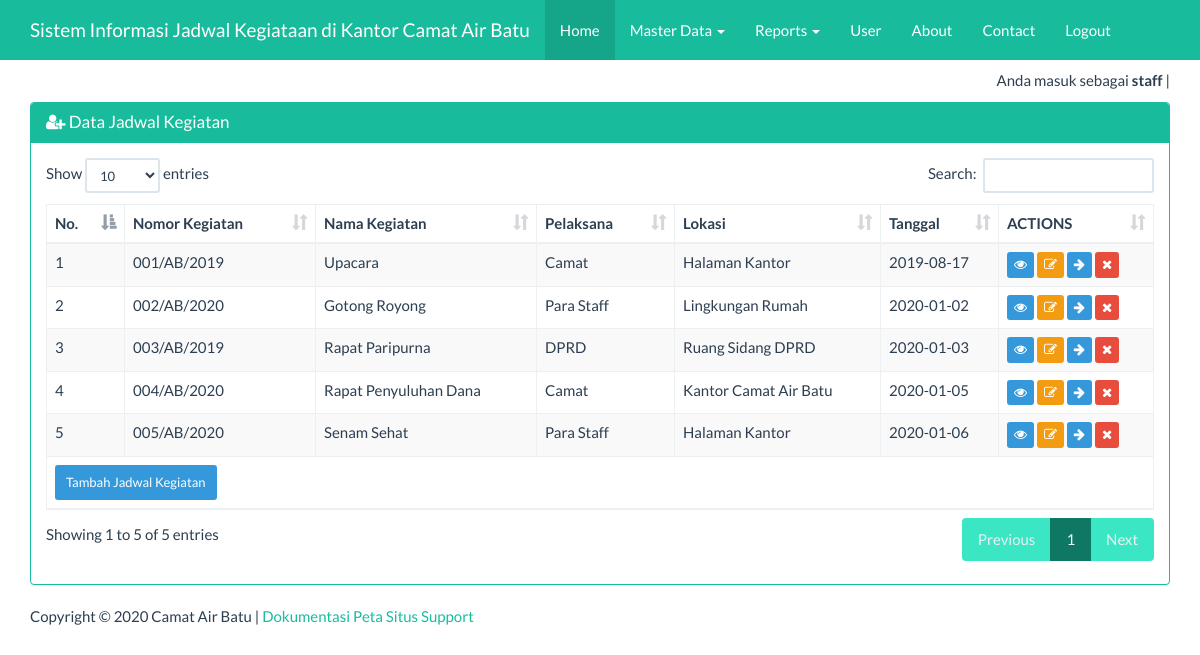
The page /index_admin.php?page=kegiatan&actions=tampil (signed in) on the database its author committed.
### tables this page shows
CREATE TABLE IF NOT EXISTS `kegiatan` (
  `id` int(11) NOT NULL AUTO_INCREMENT,
  `no_kegiatan` varchar(20) DEFAULT NULL,
  `nama_kegiatan` varchar(50) DEFAULT NULL,
  `pelaksana` varchar(50) DEFAULT NULL,
  `lokasi` varchar(50) DEFAULT NULL,
  `ket` varchar(50) DEFAULT NULL,
  `tanggal` date NOT NULL,
  PRIMARY KEY (`id`)
);

### views/kegiatan_tampil.php (the view, shortened to what this page needs)
<div class="container">
    <div class="row">
        <div class="col-xs-12">
            <div class="panel panel-success">
                <div class="panel-heading">
                    <h3 class="panel-title"><span class="fa fa-user-plus"></span> Data Jadwal Kegiatan</h3>
                </div>
                <div class="panel-body">
                    <table id="dtskripsi" class="table table-bordered table-striped table-hover">
                        <thead>
                            <tr>
                                <th>No.</th><th>Nomor Kegiatan</th><th>Nama Kegiatan</th><th>Pelaksana</th><th>Lokasi</th><th>Tanggal</th><th>ACTIONS</th>
                            </tr>
                        </thead>
                        <tbody>
                            <?php
                            $sql = "SELECT * FROM kegiatan";
                            $query = mysqli_query($koneksi, $sql) or die("SQL Anda Salah");
                            $nomor = 0;
                            while ($data = mysqli_fetch_array($query)) {
                                $nomor++;
                                ?>
                                <tr>
                                    <td><?= $nomor ?></td>
                                    <td><?= $data['no_kegiatan'] ?></td>
                                    <td><?= $data['nama_kegiatan'] ?></td>
                                    <td><?= $data['pelaksana'] ?></td>
                                    <td><?= $data['lokasi'] ?></td>
                                    <td><?= $data['tanggal'] ?></td>
                                    <td>
                                        <a href="?page=kegiatan&actions=detail&id=<?= $data['id'] ?>" class="btn btn-info btn-xs">
                                            <span class="fa fa-eye"></span>
                                        </a>
                                        <a href="?page=kegiatan&actions=edit&id=<?= $data['id'] ?>" class="btn btn-warning btn-xs">
                                            <span class="fa fa-edit"></span>
                                        </a>
                                        <a href="?page=kegiatan&actions=tambah&noke=<?= $data['no_kegiatan'] ?>" class="btn btn-info btn-xs">
                                            <span class="fa fa-arrow-right"></span>
                                        </a>
                                        <a href="?page=kegiatan&actions=delete&id=<?= $data['id'] ?>" class="btn btn-danger btn-xs">
                                            <span class="fa fa-remove"></span>
                                        </a>
                                    </td>
                                </tr>
                            <?php } ?>
                        </tbody>
                        <tfoot>
                            <tr>
                                <td colspan="7">
                                    <a href="?page=kegiatan&actions=tambah" class="btn btn-info btn-sm">
                                        Tambah Jadwal Kegiatan
                                    </a>
                                </td>
                            </tr>
                        </tfoot>
                    </table>
                </div>
            </div>
        </div>
    </div>
</div>

### index_admin.php (style rules this page uses)
body { margin-top:70px; }

### rows shown on the page
kegiatan: no_kegiatan "001/AB/2019", nama_kegiatan "Upacara", pelaksana "Camat", lokasi "Halaman Kantor", tanggal "2019-08-17"
kegiatan: no_kegiatan "002/AB/2020", nama_kegiatan "Gotong Royong", pelaksana "Para Staff", lokasi "Lingkungan Rumah", tanggal "2020-01-02"
kegiatan: no_kegiatan "003/AB/2019", nama_kegiatan "Rapat Paripurna", pelaksana "DPRD", lokasi "Ruang Sidang DPRD", tanggal "2020-01-03"
kegiatan: no_kegiatan "004/AB/2020", nama_kegiatan "Rapat Penyuluhan Dana", pelaksana "Camat", lokasi "Kantor Camat Air Batu", tanggal "2020-01-05"
kegiatan: no_kegiatan "005/AB/2020", nama_kegiatan "Senam Sehat", pelaksana "Para Staff", lokasi "Halaman Kantor", tanggal "2020-01-06"

### other values the page prints
$_SESSION['username'] "staff"
